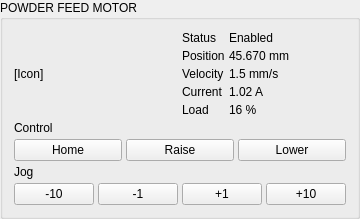
             <widget class="QGroupBox" name="gb_motor_powder">
              <property name="sizePolicy">
               <sizepolicy hsizetype="Expanding" vsizetype="Expanding">
                <horstretch>0</horstretch>
                <verstretch>0</verstretch>
               </sizepolicy>
              </property>
              <property name="title">
               <string>POWDER FEED MOTOR</string>
              </property>
              <layout class="QVBoxLayout">
               <property name="spacing">
                <number>4</number>
               </property>
               <item>
                <layout class="QHBoxLayout">
                 <property name="spacing">
                  <number>4</number>
                 </property>
                 <item>
                  <widget class="QLabel" name="label">
                   <property name="text">
                    <string>[Icon]</string>
                   </property>
                  </widget>
                 </item>
                 <item>
                  <layout class="QFormLayout">
                   <property name="horizontalSpacing">
                    <number>4</number>
                   </property>
                   <property name="verticalSpacing">
                    <number>4</number>
                   </property>
                   <item row="0" column="0">
                    <widget class="QLabel" name="label">
                     <property name="text">
                      <string>Status</string>
                     </property>
                    </widget>
                   </item>
                   <item row="0" column="1">
                    <widget class="QLabel" name="label">
                     <property name="text">
                      <string>Enabled</string>
                     </property>
                    </widget>
                   </item>
                   <item row="1" column="0">
                    <widget class="QLabel" name="label">
                     <property name="text">
                      <string>Position</string>
                     </property>
                    </widget>
                   </item>
                   <item row="1" column="1">
                    <widget class="QLabel" name="label">
                     <property name="text">
                      <string>45.670 mm</string>
                     </property>
                    </widget>
                   </item>
                   <item row="2" column="0">
                    <widget class="QLabel" name="label">
                     <property name="text">
                      <string>Velocity</string>
                     </property>
                    </widget>
                   </item>
                   <item row="2" column="1">
                    <widget class="QLabel" name="label">
                     <property name="text">
                      <string>1.5 mm/s</string>
                     </property>
                    </widget>
                   </item>
                   <item row="3" column="0">
                    <widget class="QLabel" name="label">
                     <property name="text">
                      <string>Current</string>
                     </property>
                    </widget>
                   </item>
                   <item row="3" column="1">
                    <widget class="QLabel" name="label">
                     <property name="text">
                      <string>1.02 A</string>
                     </property>
                    </widget>
                   </item>
                   <item row="4" column="0">
                    <widget class="QLabel" name="label">
                     <property name="text">
                      <string>Load</string>
                     </property>
                    </widget>
                   </item>
                   <item row="4" column="1">
                    <widget class="QLabel" name="label">
                     <property name="text">
                      <string>16 %</string>
                     </property>
                    </widget>
                   </item>
                  </layout>
                 </item>
                </layout>
               </item>
               <item>
                <widget class="QLabel" name="label">
                 <property name="text">
                  <string>Control</string>
                 </property>
                </widget>
               </item>
               <item>
                <layout class="QHBoxLayout">
                 <property name="spacing">
                  <number>4</number>
                 </property>
                 <item>
                  <widget class="QPushButton" name="pushButton">
                   <property name="minimumSize">
                    <size>
                     <width>0</width>
                     <height>20</height>
                    </size>
                   </property>
                   <property name="text">
                    <string>Home</string>
                   </property>
                  </widget>
                 </item>
                 <item>
                  <widget class="QPushButton" name="pushButton">
                   <property name="minimumSize">
                    <size>
                     <width>0</width>
                     <height>20</height>
                    </size>
                   </property>
                   <property name="text">
                    <string>Raise</string>
                   </property>
                  </widget>
                 </item>
                 <item>
                  <widget class="QPushButton" name="pushButton">
                   <property name="minimumSize">
                    <size>
                     <width>0</width>
                     <height>20</height>
                    </size>
                   </property>
                   <property name="text">
                    <string>Lower</string>
                   </property>
                  </widget>
                 </item>
                </layout>
               </item>
               <item>
                <widget class="QLabel" name="label">
                 <property name="text">
                  <string>Jog</string>
                 </property>
                </widget>
               </item>
               <item>
                <layout class="QHBoxLayout">
                 <property name="spacing">
                  <number>4</number>
                 </property>
                 <item>
                  <widget class="QPushButton" name="pushButton">
                   <property name="minimumSize">
                    <size>
                     <width>0</width>
                     <height>20</height>
                    </size>
                   </property>
                   <property name="text">
                    <string>-10</string>
                   </property>
                  </widget>
                 </item>
                 <item>
                  <widget class="QPushButton" name="pushButton">
                   <property name="minimumSize">
                    <size>
                     <width>0</width>
                     <height>20</height>
                    </size>
                   </property>
                   <property name="text">
                    <string>-1</string>
                   </property>
                  </widget>
                 </item>
                 <item>
                  <widget class="QPushButton" name="pushButton">
                   <property name="minimumSize">
                    <size>
                     <width>0</width>
                     <height>20</height>
                    </size>
                   </property>
                   <property name="text">
                    <string>+1</string>
                   </property>
                  </widget>
                 </item>
                 <item>
                  <widget class="QPushButton" name="pushButton">
                   <property name="minimumSize">
                    <size>
                     <width>0</width>
                     <height>20</height>
                    </size>
                   </property>
                   <property name="text">
                    <string>+10</string>
                   </property>
                  </widget>
                 </item>
                </layout>
               </item>
              </layout>
             </widget>
